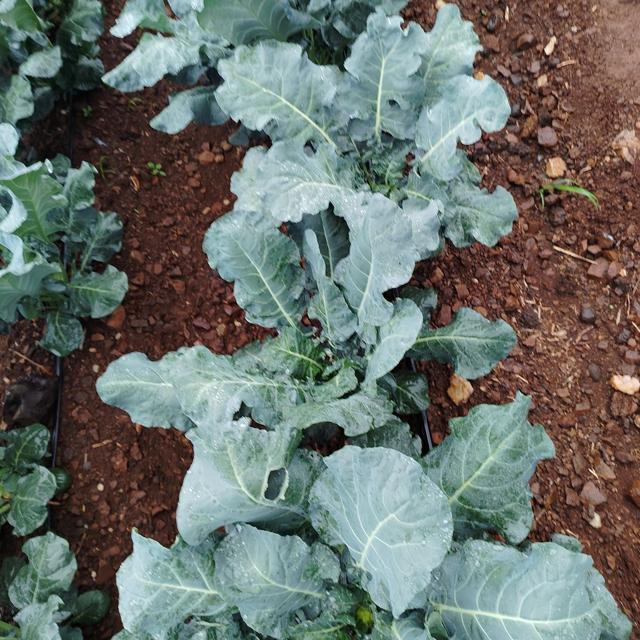
#> input picture Dataset/Images/train/train1/img116.jpg, 640 x 640 px
$ python annotation.py
#> lines starting #> are read from the running program, lines starting #| are printed output that depends on the picture
import cv2
import os
import tkinter as tk
from tkinter import filedialog, simpledialog

# Global variables
annotations = []
current_image_index = 0
start_x, start_y, end_x, end_y = -1, -1, -1, -1
drawing = False
image_files = []
image = None
image_copy = None
image_width, image_height = 0, 0
window_width, window_height = 800, 600  # Set the window size (adjust as needed)

def select_folder(prompt_message):
    """Prompt the user to select a folder."""
#> called with prompt_message = 'Select the folder containing images:'
    folder_path = filedialog.askdirectory(title=prompt_message)
#> the answer given: Images/train/train1
#> the answer given: Images/train/train1
    return folder_path

def save_annotations(label_folder, image_name, annotations):
    """Save annotations to a text file in YOLO format."""
    txt_file = os.path.join(label_folder, f"{os.path.splitext(image_name)[0]}.txt")
    with open(txt_file, 'w') as file:
        for annotation in annotations:
            file.write(" ".join(map(str, annotation)) + "\n")
    print(f"Annotations saved to {txt_file}")

def draw_rectangle(event, x, y, flags, param):
    """Handle mouse events to draw bounding boxes."""
    global start_x, start_y, end_x, end_y, drawing, annotations, image, image_copy

    if event == cv2.EVENT_LBUTTONDOWN:
        drawing = True
        start_x, start_y = x, y

    elif event == cv2.EVENT_MOUSEMOVE:
        if drawing:
            end_x, end_y = x, y
            image = image_copy.copy()
            cv2.rectangle(image, (start_x, start_y), (end_x, end_y), (255, 0, 0), 2)

    elif event == cv2.EVENT_LBUTTONUP:
        drawing = False
        end_x, end_y = x, y

        # Get class number
        class_num = simpledialog.askinteger("Class Number", "Enter class number:")
        if class_num is not None:
            # Convert to YOLO format (relative to original image size)
            x_center = (start_x + end_x) / 2 / window_width  # Use window size for display
            y_center = (start_y + end_y) / 2 / window_height  # Use window size for display
            width = abs(end_x - start_x) / window_width  # Use window size for display
            height = abs(end_y - start_y) / window_height  # Use window size for display
            annotations.append([class_num, x_center, y_center, width, height])
            print(f"Annotation added: {annotations[-1]}")

        # Draw final rectangle on the image
        cv2.rectangle(image, (start_x, start_y), (end_x, end_y), (0, 255, 0), 2)

def load_image():
    """Load the current image."""
    global image, image_copy, image_width, image_height, annotations
    image_path = os.path.join(image_folder, image_files[current_image_index])
    original_image = cv2.imread(image_path)
#> original_image is the input picture: shape (640, 640, 3); mean B, G, R 108, 113.5, 106
    image_height, image_width = original_image.shape[:2]
#> image_height = 640; image_width = 640

    # Resize image to fit the window
    image = cv2.resize(original_image, (window_width, window_height))
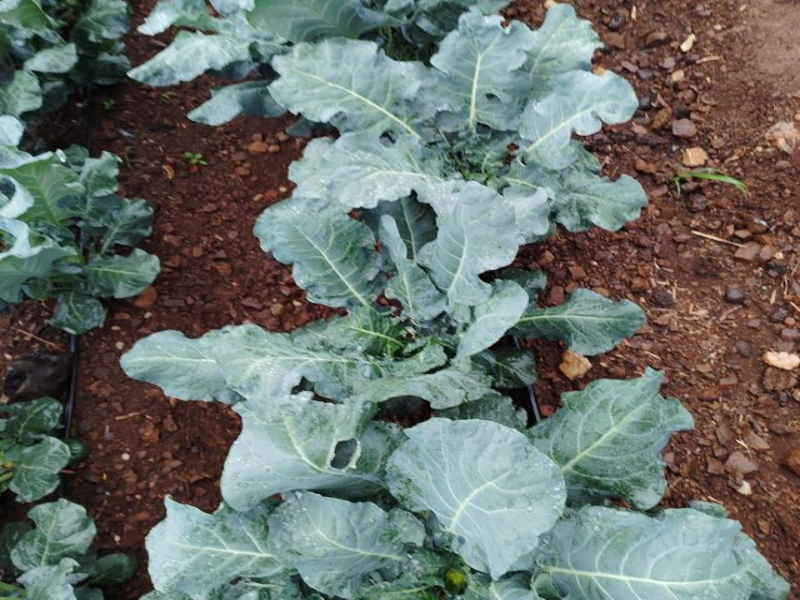
#> image: shape (600, 800, 3); mean B, G, R 107.9, 113.4, 105.9
    image_copy = image.copy()
    annotations.clear()
    print(f"Loaded: {image_files[current_image_index]}")

def show_image():
    """Show the current image with annotations."""
    global image
    temp_image = image_copy.copy()
    for annotation in annotations:
        class_num, x_center, y_center, width, height = annotation
        # Convert back to original image dimensions
        start_x = int((x_center - width / 2) * window_width)  # Convert to window size
        start_y = int((y_center - height / 2) * window_height)  # Convert to window size
        end_x = int((x_center + width / 2) * window_width)  # Convert to window size
        end_y = int((y_center + height / 2) * window_height)  # Convert to window size
        # Draw the bounding box in the window
        cv2.rectangle(temp_image, (start_x, start_y), (end_x, end_y), (0, 255, 0), 2)
        cv2.putText(temp_image, str(class_num), (start_x, start_y - 5), cv2.FONT_HERSHEY_SIMPLEX, 0.5, (0, 255, 0), 1)
    cv2.imshow("Image Annotation", temp_image)

def handle_keypress(label_folder):
    """Handle keypress events for navigation and saving."""
    global current_image_index, annotations
    while True:
        show_image()
        key = cv2.waitKey(1) & 0xFF
#> (key q is pressed here)

        if key == ord('s'):  # Save and move to next image
            save_annotations(label_folder, image_files[current_image_index], annotations)
            current_image_index += 1
            if current_image_index >= len(image_files):
                print("No more images to annotate.")
                break
            load_image()
        elif key == ord('n'):  # Skip to the next image
            current_image_index += 1
            if current_image_index >= len(image_files):
                print("No more images to annotate.")
                break
            load_image()
        elif key == ord('p'):  # Go back to the previous image
            current_image_index -= 1
            if current_image_index < 0:
                current_image_index = 0
            load_image()
        elif key == ord('q'):  # Quit
            print("Annotation process terminated.")
            break

# Main application logic
root = tk.Tk()
root.withdraw()  # Hide the root window

# Prompt user for folder paths
image_folder = select_folder("Select the folder containing images:")
label_folder = select_folder("Select the folder to save YOLO annotations:")

if image_folder and label_folder:
    image_files = [f for f in os.listdir(image_folder) if f.lower().endswith(('.jpg', '.jpeg', '.png'))]

    if not image_files:
        print("No images found in the selected folder.")
    else:
        load_image()
        cv2.namedWindow("Image Annotation")
        cv2.setMouseCallback("Image Annotation", draw_rectangle)
        handle_keypress(label_folder)

    cv2.destroyAllWindows()
else:
    print("Both image and label folder paths are required.")

$ run again, on Dataset/Images/train/train1/img150.jpg
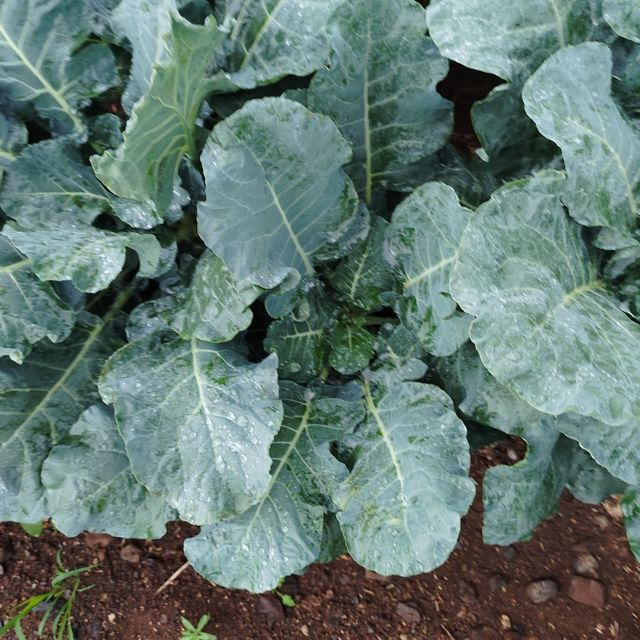
#> input picture Dataset/Images/train/train1/img150.jpg, 640 x 640 px
#> in load_image, original_image is the input picture: shape (640, 640, 3); mean B, G, R 115.3, 122, 99.6
#> in load_image, `image = cv2.resize(original_image, (window_width, window_height))`:
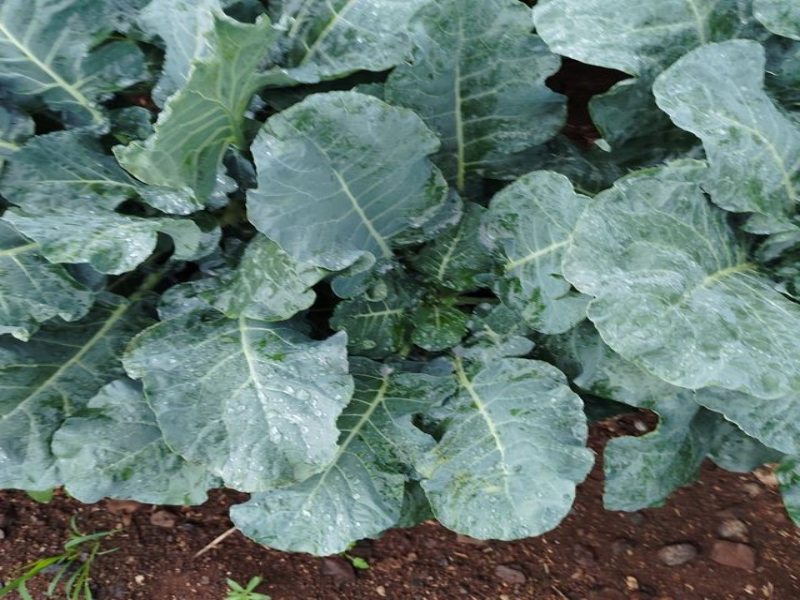
#> image: shape (600, 800, 3); mean B, G, R 115.2, 121.9, 99.4

$ run again, on Dataset/Images/train/train1/img166.jpg
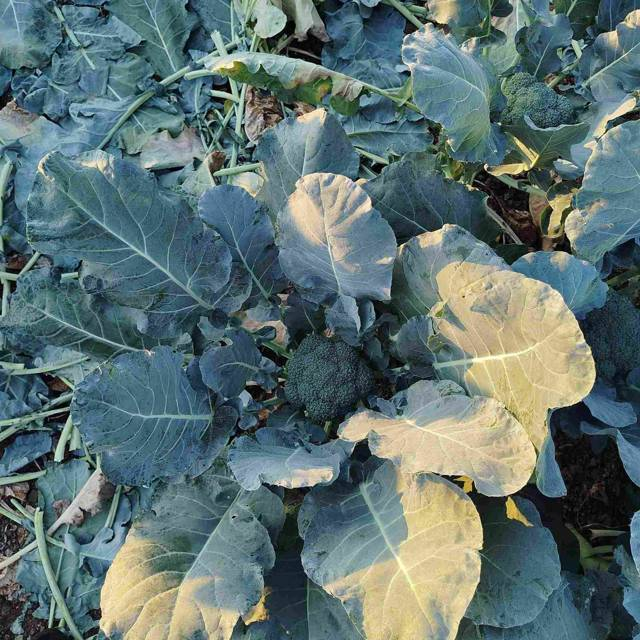
#> input picture Dataset/Images/train/train1/img166.jpg, 640 x 640 px
#> in load_image, original_image is the input picture: shape (640, 640, 3); mean B, G, R 113.7, 114.4, 94.5
#> in load_image, `image = cv2.resize(original_image, (window_width, window_height))`:
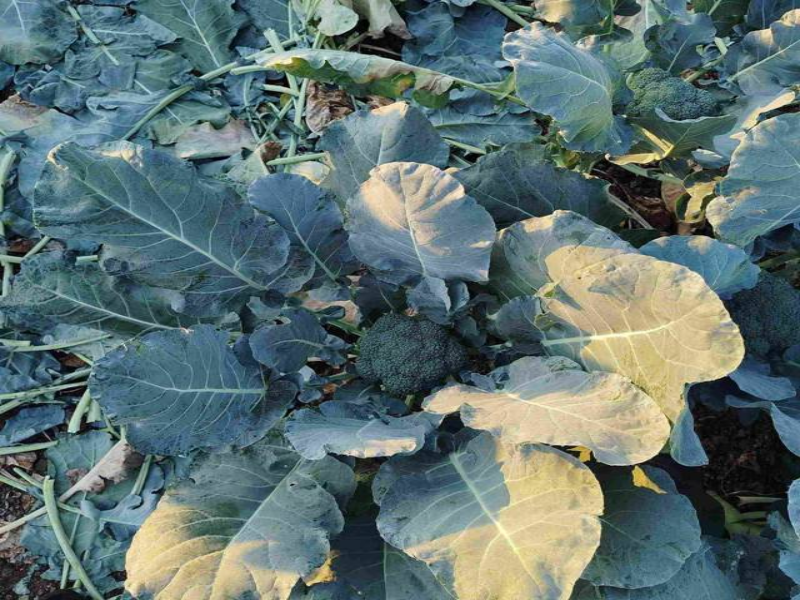
#> image: shape (600, 800, 3); mean B, G, R 113.5, 114.2, 94.4

$ run again, on Dataset/Images/train/train1/img20.jpg
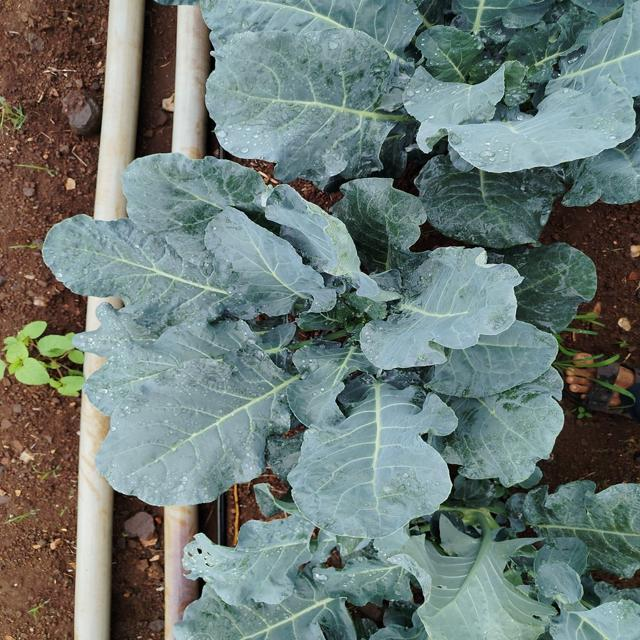
#> input picture Dataset/Images/train/train1/img20.jpg, 640 x 640 px
#> in load_image, original_image is the input picture: shape (640, 640, 3); mean B, G, R 117.9, 122.3, 108.5
#> in load_image, `image = cv2.resize(original_image, (window_width, window_height))`:
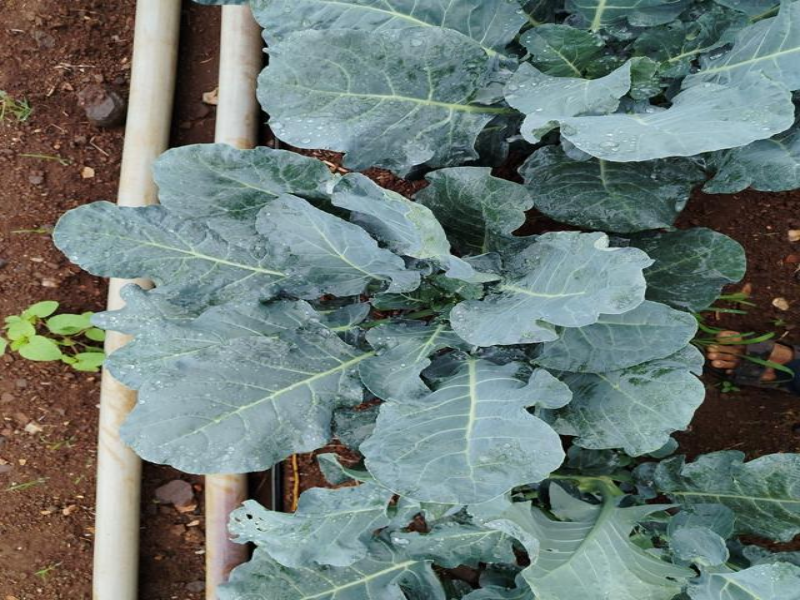
#> image: shape (600, 800, 3); mean B, G, R 117.8, 122.2, 108.4
